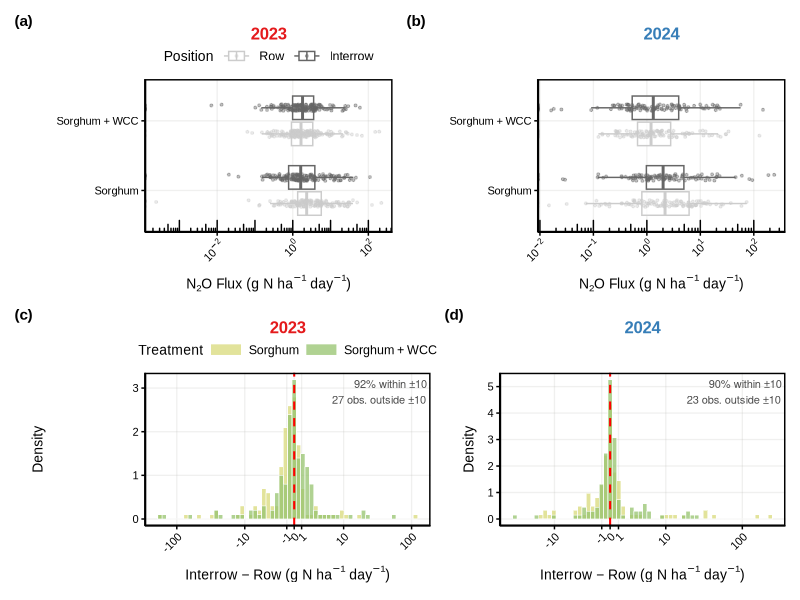
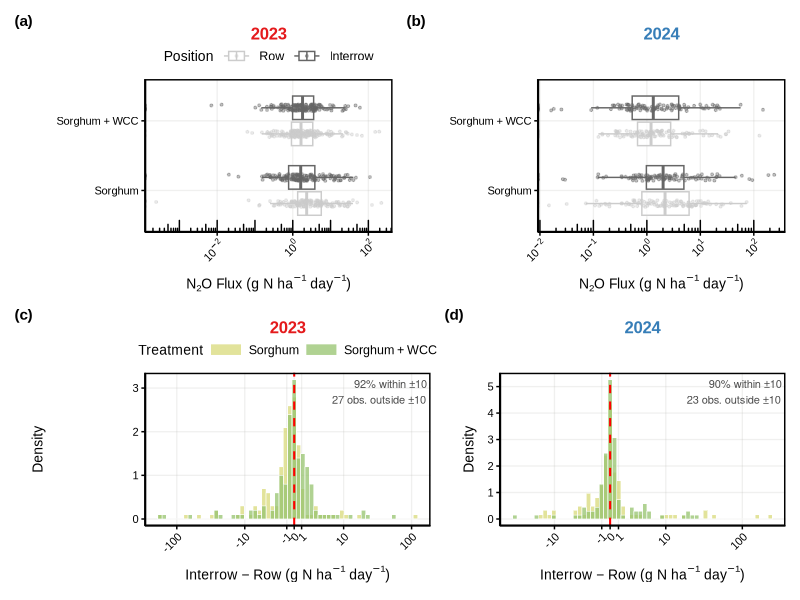

R code for these plots, in order:
## ---- chunk 1
library(tidyverse)
library(lubridate)
library(patchwork)
library(scales)

# ── Publication theme (matches figure_1_weather.qmd) ──────────────────────────
theme_publication <- function(base_size = 12) {
  theme_minimal(base_size = base_size, base_family = "Arial") +
    theme(
      panel.background   = element_rect(fill = "#ffffffff", color = NA),
      plot.background    = element_rect(fill = "#ffffffff", color = NA),
      strip.background   = element_rect(fill = alpha("#A5CAD2", 0.2)),
      panel.grid.major   = element_line(color = alpha("#B7B5B3", 0.2)),
      panel.grid.minor   = element_blank(),
      panel.spacing      = unit(2, "lines"),
      panel.border       = element_rect(color = "black", fill = NA, linewidth = 1),
      text               = element_text(color = "#000000ff"),
      axis.text          = element_text(color = "#000000ff", size = base_size * 0.8),
      axis.title         = element_text(size = base_size),
      axis.title.x       = element_text(margin = margin(t = 8)),
      axis.title.y       = element_text(margin = margin(r = 8)),
      axis.text.x        = element_text(angle = 45, hjust = 1, vjust = 1),
      axis.line          = element_line(color = "black", linewidth = 0.5),
      axis.ticks         = element_line(color = "black", linewidth = 0.5),
      legend.position    = "top",
      legend.justification = "center",
      legend.direction   = "horizontal",
      legend.box         = "horizontal",
      legend.margin      = margin(b = 1, unit = "pt"),
      legend.box.margin  = margin(b = 1, unit = "pt"),
      legend.text        = element_text(size = base_size * 0.9),
      legend.title       = element_text(size = base_size),
      legend.key.width   = unit(0.8, "cm"),
      legend.key.height  = unit(0.3, "cm")
    )
}

# ── Colors ─────────────────────────────────────────────────────────────────────
year_colors <- c("2023" = "#E41A1C", "2024" = "#377EB8")

treatment_colors <- c(
  "Sorghum"       = "#D8D97AFF",
  "Sorghum + WCC" = "#95C36EFF"
)

position_colors <- c("Row" = "grey80", "Interrow" = "grey40")
## ---- chunk 2
flux_data <- read_csv("data/cleaned_flux_data.csv") |>
  mutate(date = as.Date(date))

# Sorghum vs Sorghum + WCC only; relabel and set factor order
row_interrow_comparison <- flux_data |>
  filter(treatment %in% c("Sorghum", "Sorghum + Rye")) |>
  mutate(
    Treatment      = if_else(treatment == "Sorghum + Rye", "Sorghum + WCC", treatment),
    Treatment      = factor(Treatment, levels = c("Sorghum", "Sorghum + WCC")),
    rowvs_interrow = factor(rowvs_interrow, levels = c("Row", "Interrow")),
    year           = year(date)
  ) |>
  filter(year %in% c(2023, 2024)) |>
  select(year, date, Treatment, plot, rowvs_interrow, gnha_day_no_negative)

# Paired differences: Interrow − Row per plot × date
diff_analysis <- row_interrow_comparison |>
  pivot_wider(
    names_from  = rowvs_interrow,
    values_from = gnha_day_no_negative,
    names_prefix = "Flux_"
  ) |>
  mutate(Diff = Flux_Interrow - Flux_Row) |>
  filter(!is.na(Diff)) |>
  mutate(year = year(date))
## ---- chunk 3
cat("=== Mean flux by year / treatment / position ===\n")
row_interrow_comparison |>
  group_by(year, Treatment, rowvs_interrow) |>
  summarise(
    n         = n(),
    mean_flux = mean(gnha_day_no_negative, na.rm = TRUE),
    median_flux = median(gnha_day_no_negative, na.rm = TRUE),
    sd_flux   = sd(gnha_day_no_negative, na.rm = TRUE),
    .groups   = "drop"
  ) |> print()

cat("\n=== One-sample t-test: mean difference ≠ 0 (Interrow − Row) ===\n")
diff_analysis |>
  group_by(year) |>
  summarise(
    n        = n(),
    mean_diff = mean(Diff),
    t_stat   = t.test(Diff)$statistic,
    p_value  = t.test(Diff)$p.value,
    .groups  = "drop"
  ) |> print()
## ---- chunk 4
# ── Panels (a) & (b): absolute flux, log x-axis ────────────────────────────────
make_flux_panel <- function(yr, tag_label) {
  ggplot(
    filter(row_interrow_comparison, year == yr),
    aes(x = gnha_day_no_negative, color = rowvs_interrow)
  ) +
    geom_boxplot(aes(y = Treatment), outlier.shape = NA, alpha = 0.7) +
    geom_jitter(
      aes(y = Treatment),
      position = position_jitterdodge(jitter.width = 0.2),
      alpha = 0.4, size = 0.7
    ) +
    scale_x_log10(labels = label_log()) +
    annotation_logticks(sides = "b") +
    scale_color_manual(values = position_colors, name = "Position") +
    labs(
      y     = "",
      x     = expression("N"[2]*"O Flux (g N ha"^{-1}*" day"^{-1}*")"),
      tag   = tag_label,
      title = as.character(yr)
    ) +
    theme_publication(base_size = 10) +
    theme(
      legend.position   = if (tag_label == "(a)") "top" else "none",
      plot.tag          = element_text(face = "bold", size = 11),
      plot.tag.position = "topleft",
      plot.title        = element_text(
        hjust = 0.5, face = "bold", size = 12,
        color = year_colors[as.character(yr)]
      )
    )
}

# ── Panels (c) & (d): difference distribution, pseudo-log x-axis ───────────────
# pseudo_log_trans: linear near 0, logarithmic in the tails — handles negatives.
# sigma controls the width of the linear region (units = g N ha-1 day-1).
make_diff_panel <- function(yr, tag_label) {
  df <- filter(diff_analysis, year == yr)

  # Compute % of observations within ±10 for annotation
  pct_near_zero <- round(mean(abs(df$Diff) <= 10) * 100, 0)
  n_extreme <- sum(abs(df$Diff) > 10)

  ggplot(df, aes(x = Diff, fill = Treatment)) +
    geom_histogram(
      aes(y = after_stat(density)),
      bins = 60, alpha = 0.75, position = "identity",
      color = "white", linewidth = 0.2
    ) +
    geom_vline(xintercept = 0, linetype = "dashed", color = "red",
               linewidth = 0.7) +
    # Pseudo-log scale: sigma = 2 keeps small differences visible
    scale_x_continuous(
      trans  = pseudo_log_trans(sigma = 2, base = 10),
      breaks = c(-100, -10, -1, 0, 1, 10, 100),
      labels = label_comma()
    ) +
    scale_fill_manual(values = treatment_colors, name = "Treatment") +
    annotate(
      "text", x = Inf, y = Inf,
      label = paste0(pct_near_zero, "% within ±10\n",
                     n_extreme, " obs. outside ±10"),
      hjust = 1.05, vjust = 1.3, size = 2.8, color = "grey30"
    ) +
    labs(
      x     = expression("Interrow \u2212 Row (g N ha"^{-1}*" day"^{-1}*")"),
      y     = "Density",
      tag   = tag_label,
      title = as.character(yr)
    ) +
    theme_publication(base_size = 10) +
    theme(
      legend.position   = if (tag_label == "(c)") "top" else "none",
      plot.tag          = element_text(face = "bold", size = 11),
      plot.tag.position = "topleft",
      plot.title        = element_text(
        hjust = 0.5, face = "bold", size = 12,
        color = year_colors[as.character(yr)]
      )
    )
}

p_a <- make_flux_panel(2023, "(a)")
p_b <- make_flux_panel(2024, "(b)")
p_c <- make_diff_panel(2023, "(c)")
p_d <- make_diff_panel(2024, "(d)")

fig_s3 <- (p_a | p_b) / (p_c | p_d)
fig_s3
## ---- chunk 5
ggsave(
  "SubmissionFiguresTables/FigureS3_row_vs_interrow.tiff",
  plot        = fig_s3,
  width       = 174, height = 200, units = "mm", dpi = 600, bg = "white",
  compression = "lzw"
)
